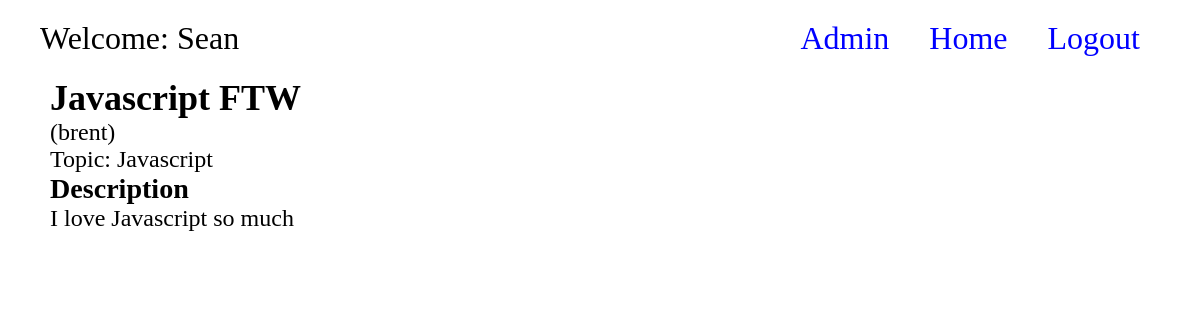
The app's page /room/16/ (signed in) with its own data.
### base/models.py (models this page shows, shortened)
class Room(models.Model):
  name = models.CharField(max_length=100)
  host = models.ForeignKey(User, on_delete=models.CASCADE)
  topic = models.ForeignKey("Topic", related_name="rooms", on_delete=models.SET_NULL, null=True)
  participants = models.ManyToManyField(User, related_name="participants", blank=True)
  description = models.TextField(max_length=1000, null=True)
  created = models.DateTimeField(auto_now_add=True)
  updated = models.DateTimeField(auto_now=True)

class Topic(models.Model):
  name = models.CharField(max_length=100)
  def __str__(self):
    return self.name

### base/views.py (the view)
# urls.py: path('room/<int:pk>/', views.view_room, name="room"),
def view_room(request, pk):
  print('hello')
  room = Room.objects.get(id=pk)
  context = {
    'room': room
  }
  return render(request, 'base/rooms.html', context)

### base/templates/base/rooms.html (shortened to what this page needs)
{% extends 'main.html' %}
{% block content %}
<main>
  <div>
    <div>
      <h2>{{room.name}}</h2>
      <p>({{room.host}})</p>
    </div>
    <p>Topic: {{room.topic}}</p>
    <h3>Description</h3>
    <p>{{room.description}}</p>
  </div>
</main>
{% endblock content %}

### templates/main.html (shortened to what this page needs)
{% load static %}
<!DOCTYPE html>
<html lang="en">
<head>
  <link rel="stylesheet" href="{% static 'css/app.css' %}">
</head>
<body>
  <nav class="navigation">
    {% if user.is_authenticated %}
    <p class="navigation-user">Welcome: {{user}}</p>
    {% elif not user.is_authenticated %}
    <div></div>
    {% endif %}
    <ul class="navigation__list">
      {% if user.is_superuser %}
      <li class="navigation__list__item">
        <a class="navigation__list__link" href="{% url 'admin:index' %}">Admin</a>
      </li>
      {% endif %}
      <li class="navigation__list__item">
        <a class="navigation__list__link" href="{% url 'home' %}">Home</a>
      </li>
      {% if user.is_authenticated %}
      <li class="navigation__list__item">
        <a class="navigation__list__link" href="{% url 'logout' %}">Logout</a>
      </li>
      {% elif not user.is_authenticated %}
      <li class="navigation__list__item">
        <a class="navigation__list__link" href="{% url 'login' %}">Login</a>
      </li>
      {% endif %}
    </ul>
  </nav>
  {% block content %}
  {% endblock content %}
</body>
</html>

### base/static/css/app.css (style rules this page uses)
* { margin: 0; padding: 0; box-sizing: border-box; }
html { font-size: 62.5%; }
ul { list-style: none; }
a, a:visited { text-decoration: none; color: blue; }
main { margin: 0 5rem; font-size: 2.4rem; }
.navigation { display: flex; justify-content: space-between; align-items: center; padding: 0 4rem; }
.navigation-user { font-size: 3.2rem; }
.navigation__list { display: flex; justify-content: flex-end; padding: 2rem; gap: 4rem; }
.navigation__list__link { font-size: 3.2rem; }

### records on screen
Room: name "Javascript FTW", host "brent", topic "Javascript", description "I love Javascript so much"

### other values on screen
{{ user }} "Sean"
